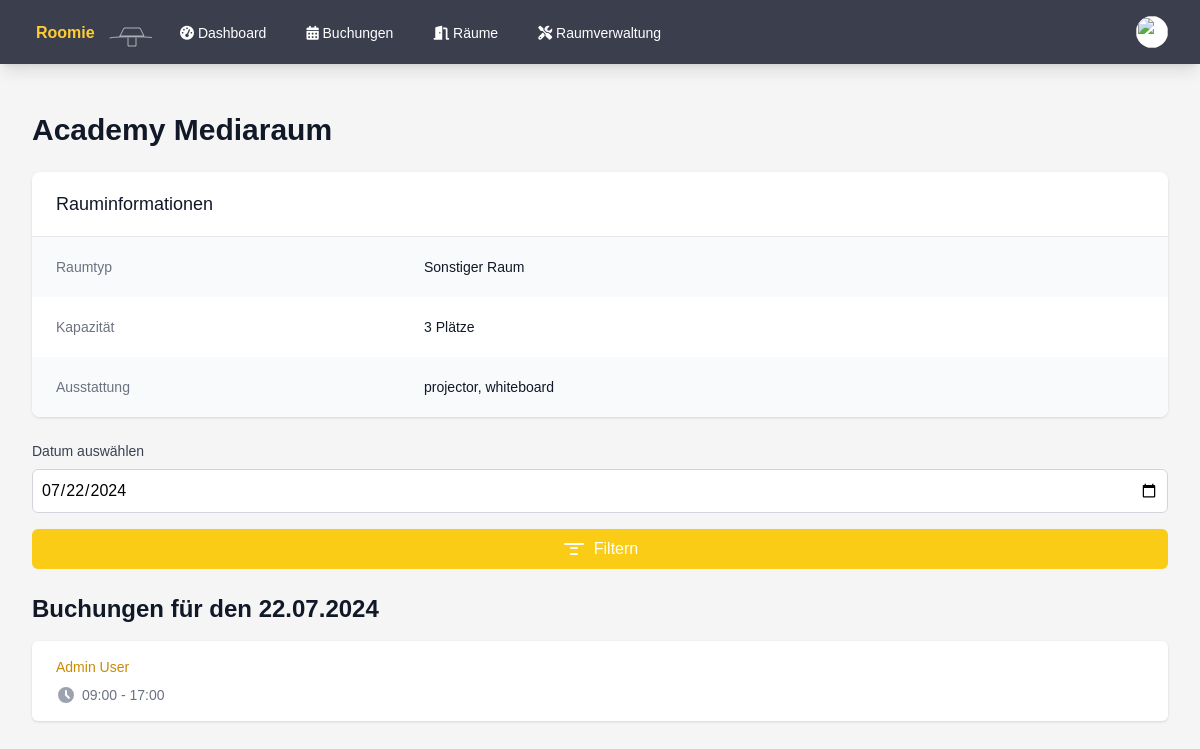
The page /room_details.php?id=11 (signed in) on the database its author committed.
### tables this page shows
CREATE TABLE rooms (
        id INTEGER PRIMARY KEY AUTOINCREMENT,
        name TEXT NOT NULL,
        number TEXT,
        type TEXT NOT NULL,
        capacity INTEGER DEFAULT 0,
        is_favorite INTEGER DEFAULT 0,
        equipment TEXT,
        grid_position INTEGER
    );

CREATE TABLE bookings (
        id INTEGER PRIMARY KEY AUTOINCREMENT,
        user_id INTEGER,
        room_id INTEGER,
        seat_id INTEGER,
        date TEXT NOT NULL,
        start_time TEXT NOT NULL,
        end_time TEXT NOT NULL,
        FOREIGN KEY (user_id) REFERENCES users(id),
        FOREIGN KEY (room_id) REFERENCES rooms(id),
        FOREIGN KEY (seat_id) REFERENCES seats(id)
    );

CREATE TABLE users (
        id INTEGER PRIMARY KEY AUTOINCREMENT,
        name TEXT NOT NULL,
        email TEXT UNIQUE NOT NULL,
        password TEXT NOT NULL,
        is_admin INTEGER DEFAULT 0,
        profile_image VARCHAR(255),
        notifications BOOLEAN DEFAULT 0,
        created_at DATETIME DEFAULT CURRENT_TIMESTAMP
    );

### auth.php (called while the page is built, shortened)
<?php
function isAdmin() {
    return isset($_SESSION['is_admin']) && $_SESSION['is_admin'] == 1;
}

### room_details.php (the view, shortened to what this page needs)
<?php
require_once 'auth.php';
$room_id = $_GET['id'] ?? null;
$selected_date = $_GET['date'] ?? date('Y-m-d');
try {
    $db = getDatabaseConnection();
    $stmt = $db->prepare('SELECT r.*
                          FROM rooms r
                          WHERE r.id = :id');
    $stmt->execute(['id' => $room_id]);
    $room = $stmt->fetch(PDO::FETCH_ASSOC);
    $stmt = $db->prepare('SELECT b.*, u.name as user_name
                          FROM bookings b
                          JOIN users u ON b.user_id = u.id
                          WHERE b.room_id = :room_id AND b.date = :selected_date
                          ORDER BY b.start_time');
    $stmt->execute(['room_id' => $room_id, 'selected_date' => $selected_date]);
    $bookings = $stmt->fetchAll(PDO::FETCH_ASSOC);
    $selected_date_formatted = (new DateTime($selected_date))->format('d.m.Y');
} catch (Exception $e) {
    $error = $e->getMessage();
}
function getRoomTypeName($type)
{
    switch ($type) {
        default:
            return 'Sonstiger Raum';
    }
}
?>
<!DOCTYPE html>
<html lang="de">
<head>
    <script src="https://cdn.tailwindcss.com"></script>
    <link rel="stylesheet" href="styles.css">
    <link rel="stylesheet" href="https://cdnjs.cloudflare.com/ajax/libs/font-awesome/6.1.1/css/all.min.css">
</head>
<body class="bg-custom-background">
<nav class="bg-custom-nav shadow-lg" x-data="{ open: false }">
        <div class="max-w-7xl mx-auto px-4 sm:px-6 lg:px-8">
            <div class="flex justify-between h-16">
                <div class="flex">
                    <div class="flex-shrink-0 flex items-center">
                        <a href="index.php">
                            <img class="h-8 w-auto" src="test.svg" alt="Roomie Logo">
                        </a>
                    </div>
                    <div class="hidden sm:ml-6 sm:flex sm:space-x-8">
                        <a href="index.php" class="inline-flex items-center px-1 pt-1 border-b-2 text-sm font-medium <?php echo $current_page == 'index.php' ? 'active' : 'inactive'; ?>">
                            <i class="fas fa-tachometer-alt"></i>&nbsp;Dashboard
                        </a>
                        <a href="bookings.php" class="inline-flex items-center px-1 pt-1 border-b-2 text-sm font-medium <?php echo $current_page == 'bookings.php' ? 'active' : 'inactive'; ?>">
                            <i class="fas fa-calendar-alt"></i>&nbsp;Buchungen
                        </a>
                        <a href="rooms.php" class="inline-flex items-center px-1 pt-1 border-b-2 text-sm font-medium <?php echo $current_page == 'rooms.php' ? 'active' : 'inactive'; ?>">
                            <i class="fas fa-door-open"></i>&nbsp;Räume
                        </a>
                        <?php if (isAdmin()) : ?>
                            <a href="admin_rooms.php" class="inline-flex items-center px-1 pt-1 border-b-2 text-sm font-medium <?php echo $current_page == 'admin_rooms.php' ? 'active' : 'inactive'; ?>">
                                <i class="fas fa-tools"></i>&nbsp;Raumverwaltung
                            </a>
                        <?php endif; ?>
                    </div>
                </div>
                <div class="hidden sm:ml-6 sm:flex sm:items-center">
                    <div class="ml-3 relative" x-data="{ open: false }">
                        <div>
                            <button @click="open = !open" class="bg-white rounded-full flex text-sm focus:outline-none focus:ring-2 focus:ring-offset-2 focus:ring-yellow-500" id="user-menu" aria-haspopup="true" x-bind:aria-expanded="open">
                                <img class="h-8 w-8 rounded-full" src="<?php echo !empty($user['profile_image']) ? 'uploads/' . htmlspecialchars($user['profile_image']) : 'https://images.unsplash.com/photo-1472099645785-5658abf4ff4e?ixlib=rb-1.2.1&ixid=eyJhcHBfaWQiOjEyMDd9&auto=format&fit=facearea&facepad=2&w=256&h=256&q=80'; ?>" alt="">
                            </button>
                        </div>
                    </div>
                </div>
            </div>
        </div>
    </nav>
    <div class="max-w-7xl mx-auto py-6 sm:px-6 lg:px-8">
        <div class="px-4 py-6 sm:px-0">
            <?php if (isset($error)) : ?>
                <div class="bg-red-100 border-l-4 border-red-500 text-red-700 p-4 mb-6" role="alert">
                    <p><?php echo htmlspecialchars($error); ?></p>
                </div>
            <?php else : ?>
                <h1 class="text-3xl font-bold text-gray-900 mb-6"><?php echo htmlspecialchars($room['name']); ?></h1>
                <div class="bg-white shadow overflow-hidden sm:rounded-lg mb-6">
                    <div class="px-4 py-5 sm:px-6">
                        <h3 class="text-lg leading-6 font-medium text-gray-900">
                            Rauminformationen
                        </h3>
                    </div>
                    <div class="border-t border-gray-200">
                        <dl>
                            <div class="bg-gray-50 px-4 py-5 sm:grid sm:grid-cols-3 sm:gap-4 sm:px-6">
                                <dt class="text-sm font-medium text-gray-500">
                                    Raumtyp
                                </dt>
                                <dd class="mt-1 text-sm text-gray-900 sm:mt-0 sm:col-span-2">
                                    <?php echo htmlspecialchars(getRoomTypeName($room['type'])); ?>
                                </dd>
                            </div>
                            <div class="bg-white px-4 py-5 sm:grid sm:grid-cols-3 sm:gap-4 sm:px-6">
                                <dt class="text-sm font-medium text-gray-500">
                                    Kapazität
                                </dt>
                                <dd class="mt-1 text-sm text-gray-900 sm:mt-0 sm:col-span-2">
                                    <?php echo $room['capacity']; ?> Plätze
                                </dd>
                            </div>
                            <div class="bg-gray-50 px-4 py-5 sm:grid sm:grid-cols-3 sm:gap-4 sm:px-6">
                                <dt class="text-sm font-medium text-gray-500">
                                    Ausstattung
                                </dt>
                                <dd class="mt-1 text-sm text-gray-900 sm:mt-0 sm:col-span-2">
                                    <?php
                                    $equipment = json_decode($room['equipment'], true);
                                    echo $equipment ? implode(', ', $equipment) : 'Keine spezielle Ausstattung';
                                    ?>
                                </dd>
                            </div>
                        </dl>
                    </div>
                </div>
                <form method="GET" action="room_details.php" class="mb-6">
                    <label for="date" class="block text-sm font-medium text-gray-700 mb-2">Datum auswählen</label>
                    <input type="date" id="date" name="date" value="<?php echo htmlspecialchars($selected_date); ?>" class="w-full bg-white border border-gray-300 rounded-md p-2 mb-4">
                    <button type="submit" class="w-full bg-yellow-400 hover:bg-yellow-500 text-white rounded-md p-2 transition-colors duration-200 flex items-center justify-center">
                        <svg xmlns="http://www.w3.org/2000/svg" class="h-6 w-6 mr-2" fill="none" viewBox="0 0 24 24" stroke="currentColor">
                            <path stroke-linecap="round" stroke-linejoin="round" stroke-width="2" d="M3 7h18M9 17h6M9 11h6" />
                        </svg>
                        Filtern
                    </button>
                </form>
                <h2 class="text-2xl font-bold text-gray-900 mb-4">Buchungen für den <?php echo htmlspecialchars($selected_date_formatted); ?></h2>
                <?php if (empty($bookings)) : ?>
                    <p class="text-gray-600">Keine Buchungen für das ausgewählte Datum.</p>
                <?php else : ?>
                    <div class="bg-white shadow overflow-hidden sm:rounded-md">
                        <ul class="divide-y divide-gray-200">
                            <?php foreach ($bookings as $booking) : ?>
                                <li>
                                    <div class="px-4 py-4 sm:px-6">
                                        <div class="flex items-center justify-between">
                                            <p class="text-sm font-medium text-yellow-600 truncate">
                                                <?php echo htmlspecialchars($booking['user_name']); ?>
                                            </p>
                                        </div>
                                        <div class="mt-2 sm:flex sm:justify-between">
                                            <div class="sm:flex">
                                                <p class="flex items-center text-sm text-gray-500">
                                                    <svg class="flex-shrink-0 mr-1.5 h-5 w-5 text-gray-400" xmlns="http://www.w3.org/2000/svg" viewBox="0 0 20 20" fill="currentColor">
                                                        <path fill-rule="evenodd" d="M10 18a8 8 0 100-16 8 8 0 000 16zm1-12a1 1 0 10-2 0v4a1 1 0 00.293.707l2.828 2.829a1 1 0 101.415-1.415L11 9.586V6z" clip-rule="evenodd" />
                                                    </svg>
                                                    <?php echo $booking['start_time'] . ' - ' . $booking['end_time']; ?>
                                                </p>
                                            </div>
                                        </div>
                                    </div>
                                </li>
                            <?php endforeach; ?>
                        </ul>
                    </div>
                <?php endif; ?>
            <?php endif; ?>
        </div>
    </div>
</body>
</html>

### styles.css (style rules this page uses)
.mb-4 { margin-bottom: 1rem; }
.inactive { color: #fff !important; border-color: transparent !important; }
body { font-family: 'Source Sans 3', sans-serif; }
.bg-custom-nav { background-color: #3b3e4d; }
.bg-custom-background { background-color: #f5f5f5; }

### room_details.php (style rules this page uses)
body { font-family: 'Source Sans 3', sans-serif; }

### rows shown on the page
rooms: name "Academy Mediaraum", type "Sonstiger Raum", capacity "3", equipment "projector, whiteboard"
bookings: user.name "Admin User", start_time "09:00", end_time "17:00"

### other values the page prints
$selected_date_formatted "22.07.2024"
